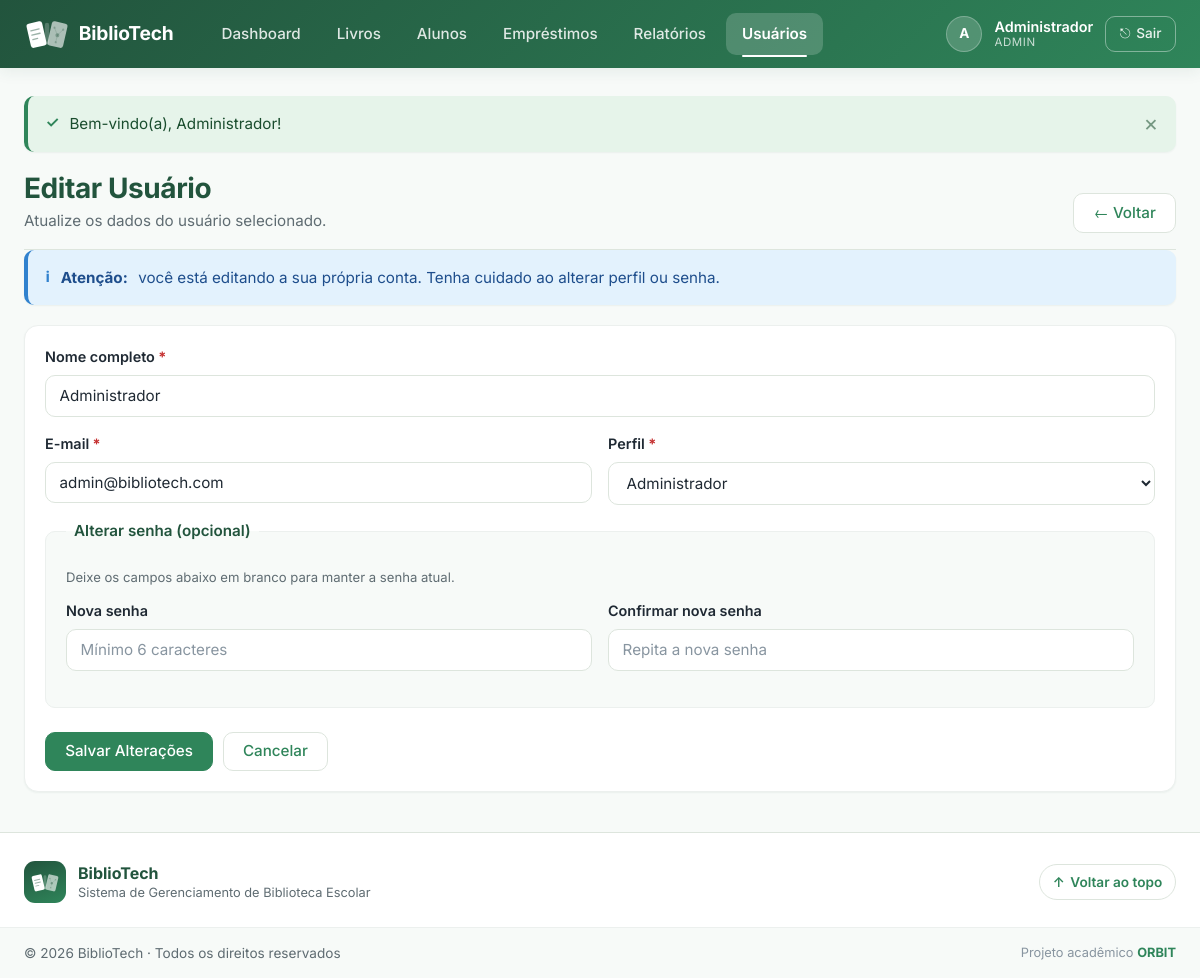
The app's page /usuarios/editar.php?id=1 (signed in) with its own data.
### tables this page shows
CREATE TABLE IF NOT EXISTS usuarios (
    id         INT             NOT NULL AUTO_INCREMENT,
    nome       VARCHAR(100)    NOT NULL,
    email      VARCHAR(100)    NOT NULL,            
    senha      VARCHAR(255)    NOT NULL,            
    perfil     ENUM(
                   'admin',
                   'bibliotecario'
               )               NOT NULL DEFAULT 'bibliotecario',
    ativo      TINYINT(1)      NOT NULL DEFAULT 1,  
    criado_em  TIMESTAMP       NOT NULL DEFAULT CURRENT_TIMESTAMP,
    atualizado_em TIMESTAMP    NOT NULL DEFAULT CURRENT_TIMESTAMP
                               ON UPDATE CURRENT_TIMESTAMP,

    CONSTRAINT pk_usuarios     PRIMARY KEY (id),
    CONSTRAINT uq_usuarios_email UNIQUE (email)    
);

### usuarios/editar.php (the view, shortened to what this page needs)
<?php
require_once __DIR__ . '/../includes/conexao.php';
$id = filter_input(INPUT_GET, 'id', FILTER_VALIDATE_INT, [
    'options' => ['min_range' => 1],
]);
try {
    $stmt = $pdo->prepare(
        'SELECT id, nome, email, perfil, ativo
           FROM usuarios
          WHERE id = :id'
    );
    $stmt->execute([':id' => $id]);
    $usuario = $stmt->fetch();
} catch (PDOException $e) {
    error_log('[BiblioTech] usuarios/editar busca: ' . $e->getMessage());
    flash('erro', 'Erro ao carregar dados do usuário.');
    redirecionar(BASE_URL . '/usuarios/listar.php');
}
$old = $_SESSION['form_usuario'] ?? [];
$v = [
    'nome'   => $old['nome']   ?? $usuario['nome'],
    'email'  => $old['email']  ?? $usuario['email'],
    'perfil' => $old['perfil'] ?? $usuario['perfil'],
];
$eu_mesmo = ((int) $usuario['id'] === (int) $_SESSION['usuario_id']);
require_once __DIR__ . '/../includes/header.php';
require_once __DIR__ . '/../includes/navbar.php';
?>
<div class="pagina-cabecalho">
    <div class="pagina-cabecalho-texto">
        <h1 class="pagina-titulo">Editar Usuário</h1>
        <p class="pagina-subtitulo">Atualize os dados do usuário selecionado.</p>
    </div>
    <a href="<?= e(BASE_URL) ?>/usuarios/listar.php" class="btn btn-secundario">
        &larr; Voltar
    </a>
</div>
<?php if ($eu_mesmo): ?>
    <div class="flash flash-info">
        <strong>Atenção:</strong>
        você está editando a sua própria conta.
        Tenha cuidado ao alterar perfil ou senha.
    </div>
<?php endif; ?>
<div class="card card-formulario">
    <form method="POST"
          action="<?= e(BASE_URL) ?>/usuarios/usuarios-back.php"
          autocomplete="off"
          novalidate>
        <div class="form-grupo">
            <label for="nome" class="form-label obrigatorio">Nome completo</label>
            <input
                type="text"
                id="nome"
                name="nome"
                class="form-campo"
                value="<?= e($v['nome']) ?>"
                maxlength="100"
                required
                autofocus
            >
        </div>
        <div class="form-linha">
            <div class="form-grupo">
                <label for="email" class="form-label obrigatorio">E-mail</label>
                <input
                    type="email"
                    id="email"
                    name="email"
                    class="form-campo"
                    value="<?= e($v['email']) ?>"
                    maxlength="100"
                    required
                >
            </div>
            <div class="form-grupo">
                <label for="perfil" class="form-label obrigatorio">Perfil</label>
                <select id="perfil" name="perfil" class="form-campo" required>
                    <option value="admin" <?= $v['perfil'] === 'admin' ? 'selected' : '' ?>>
                        Administrador
                    </option>
                </select>
            </div>
        </div>
        <fieldset class="form-fieldset">
            <legend>Alterar senha (opcional)</legend>
            <p class="form-dica">
                Deixe os campos abaixo em branco para manter a senha atual.
            </p>
            <div class="form-linha">
                <div class="form-grupo">
                    <label for="senha" class="form-label">Nova senha</label>
                    <input
                        type="password"
                        id="senha"
                        name="senha"
                        class="form-campo"
                        minlength="6"
                        autocomplete="new-password"
                        placeholder="Mínimo 6 caracteres"
                    >
                </div>
                <div class="form-grupo">
                    <label for="confirma" class="form-label">Confirmar nova senha</label>
                    <input
                        type="password"
                        id="confirma"
                        name="confirma"
                        class="form-campo"
                        minlength="6"
                        autocomplete="new-password"
                        placeholder="Repita a nova senha"
                    >
                </div>
            </div>
        </fieldset>
        <div class="form-acoes">
            <button type="submit" class="btn btn-primario">Salvar Alterações</button>
            <a href="<?= e(BASE_URL) ?>/usuarios/listar.php" class="btn btn-secundario">Cancelar</a>
        </div>
    </form>
</div>
<?php require_once __DIR__ . '/../includes/footer.php'; ?>

### records on screen
usuarios: nome "Administrador", email "admin@bibliotech.com", perfil "Administrador"

### other values on screen
$iniciais "A"
$_SESSION['usuario_nome'] "Administrador"
$_SESSION['usuario_perfil'] "ADMIN"
$msg['mensagem'] "Bem-vindo(a), Administrador!"
